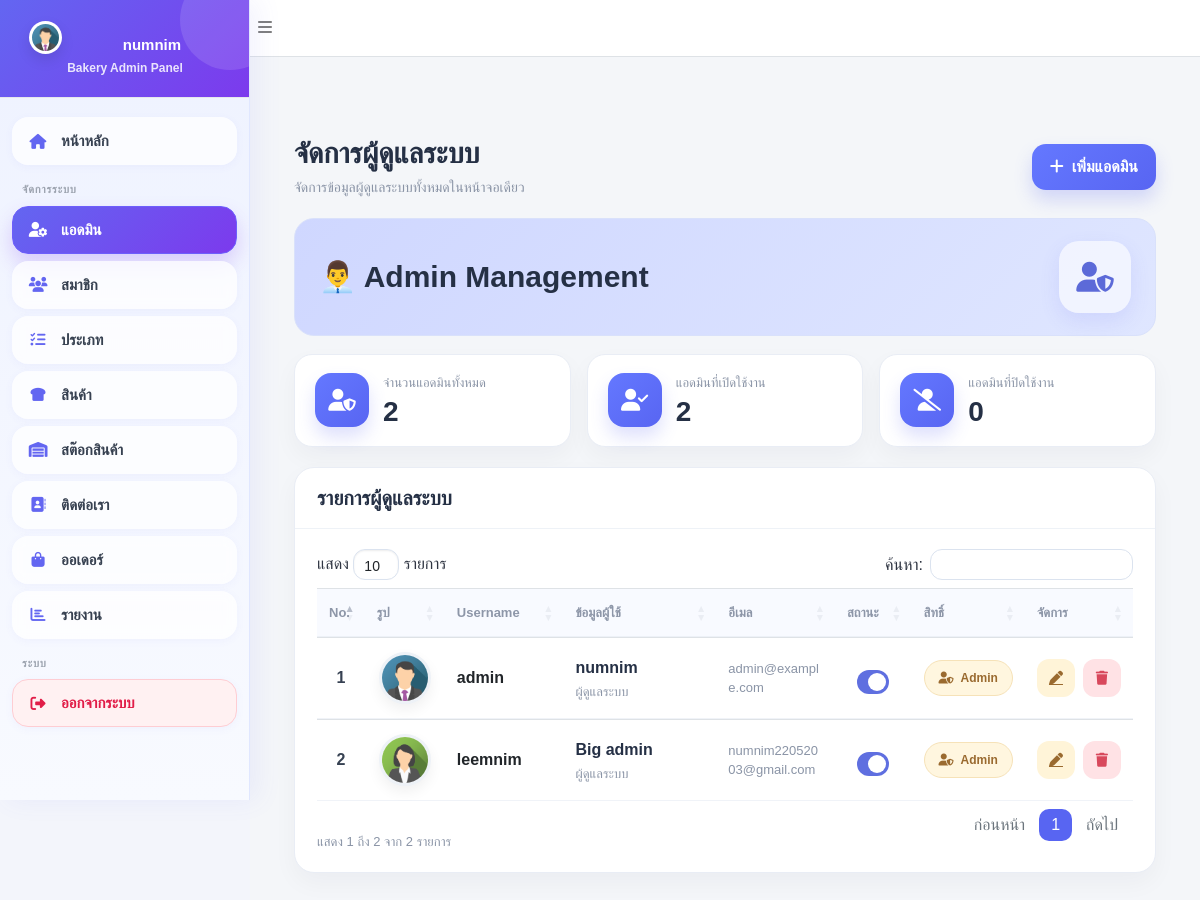
/admin/admin.php (signed in), run on the app's committed database.
### tables this page shows
CREATE TABLE `tbl_member` (
  `m_id` int(11) NOT NULL,
  `m_username` varchar(100) NOT NULL,
  `m_password` varchar(255) NOT NULL,
  `m_name` varchar(150) DEFAULT NULL,
  `m_email` varchar(150) DEFAULT NULL,
  `m_tel` varchar(50) DEFAULT NULL,
  `m_address` text,
  `m_level` varchar(20) DEFAULT 'member',
  `m_img` varchar(255) DEFAULT NULL,
  `m_status` tinyint(1) DEFAULT '1'
);

### admin/admin_list.php (the view, shortened to what this page needs)
<?php
include '../condb.php';
$stmtMem = $conn->prepare("
    SELECT * FROM tbl_member
    WHERE m_level = 'admin'
    ORDER BY m_id ASC
");
$stmtMem->execute();
$resultMem = $stmtMem->fetchAll();
?>
<!DOCTYPE html>
<html lang="th">
<head>
    <link rel="stylesheet" href="https://cdn.jsdelivr.net/npm/bootstrap@5.3.0/dist/css/bootstrap.min.css">
    <link rel="stylesheet" href="https://cdn.datatables.net/1.13.4/css/dataTables.bootstrap5.min.css">
    <link rel="stylesheet" href="https://cdnjs.cloudflare.com/ajax/libs/font-awesome/6.4.0/css/all.min.css">
</head>
<body>
    <div class="container-fluid page-wrap">
        <div class="page-head">
            <div>
                <h1 class="page-title">จัดการผู้ดูแลระบบ</h1>
                <div class="page-subtitle">จัดการข้อมูลผู้ดูแลระบบทั้งหมดในหน้าจอเดียว</div>
            </div>
            <div class="page-action">
                <a href="admin.php?act=add" class="btn btn-add">
                    <i class="fas fa-plus me-2"></i>เพิ่มแอดมิน
                </a>
            </div>
        </div>
        <div class="hero-card">
            <div>
                <h2 class="hero-title">👨‍💼 Admin Management</h2>
            </div>
            <div class="hero-icon">
                <i class="fas fa-user-shield"></i>
            </div>
        </div>
        <div class="stats-row">
            <div class="stat-card">
                <div class="stat-icon"><i class="fas fa-user-shield"></i></div>
                <div>
                    <div class="stat-label">จำนวนแอดมินทั้งหมด</div>
                    <div class="stat-value"><?= number_format(count($resultMem)) ?></div>
                </div>
            </div>
            <div class="stat-card">
                <div class="stat-icon"><i class="fas fa-user-check"></i></div>
                <div>
                    <div class="stat-label">แอดมินที่เปิดใช้งาน</div>
                    <div class="stat-value">
                        <?= number_format(count(array_filter($resultMem, function ($item) {
              return (int)$item['m_status'] === 1;
            }))) ?>
                    </div>
                </div>
            </div>
            <div class="stat-card">
                <div class="stat-icon"><i class="fas fa-user-slash"></i></div>
                <div>
                    <div class="stat-label">แอดมินที่ปิดใช้งาน</div>
                    <div class="stat-value">
                        <?= number_format(count(array_filter($resultMem, function ($item) {
              return (int)$item['m_status'] !== 1;
            }))) ?>
                    </div>
                </div>
            </div>
        </div>
        <div class="main-card">
            <div class="card-head">
                <div>
                    <h3 class="card-title">รายการผู้ดูแลระบบ</h3>
                </div>
            </div>
            <div class="card-body-custom">
                <div class="table-responsive">
                    <table id="example1" class="table align-middle table-modern w-100">
                        <thead>
                            <tr>
                                <th style="width: 6%;">No.</th>
                                <th style="width: 10%;">รูป</th>
                                <th style="width: 16%;">Username</th>
                                <th style="width: 22%;">ข้อมูลผู้ใช้</th>
                                <th style="width: 18%;">อีเมล</th>
                                <th style="width: 10%;">สถานะ</th>
                                <th style="width: 10%;">สิทธิ์</th>
                                <th style="width: 12%;">จัดการ</th>
                            </tr>
                        </thead>
                        <tbody>
                            <?php $runNumber = 1; ?>
                            <?php foreach ($resultMem as $row_member): ?>
                            <tr>
                                <td class="text-center fw-bold"><?= $runNumber++; ?></td>
                                <td class="text-center">
                                    <img src="m_img/<?php echo htmlspecialchars($row_member['m_img']); ?>"
                                        class="profile-img" alt="admin">
                                </td>
                                <td>
                                    <div class="fw-bold text-dark">
                                        <?= htmlspecialchars($row_member['m_username']); ?>
                                    </div>
                                </td>
                                <td>
                                    <div class="table-user">
                                        <div class="table-user-meta">
                                            <div class="table-user-name"><?= htmlspecialchars($row_member['m_name']); ?>
                                            </div>
                                            <div class="table-user-email">ผู้ดูแลระบบ</div>
                                        </div>
                                    </div>
                                </td>
                                <td>
                                    <div class="table-user-email">
                                        <?= htmlspecialchars($row_member['m_email']); ?>
                                    </div>
                                </td>
                                <td class="text-center">
                                    <div class="form-check form-switch">
                                        <input class="form-check-input" type="checkbox"
                                            onchange="toggle_check(<?= (int)$row_member['m_id'] ?>)"
                                            <?php echo ((int)$row_member['m_status'] == 1) ? 'checked' : ''; ?>>
                                    </div>
                                </td>
                                <td class="text-center">
                                    <span class="admin-badge">
                                        <i class="fas fa-user-shield"></i> Admin
                                    </span>
                                </td>
                                <td class="text-center">
                                    <div class="action-group">
                                        <a href="admin.php?act=edit&m_id=<?php echo (int)$row_member['m_id']; ?>"
                                            class="btn-action btn-edit" title="แก้ไข">
                                            <i class="fas fa-pen"></i>
                                        </a>
                                        <button class="btn-action btn-delete"
                                            onclick="confirmDelete('<?php echo (int)$row_member['m_id']; ?>')"
                                            title="ลบ">
                                            <i class="fas fa-trash"></i>
                                        </button>
                                    </div>
                                </td>
                            </tr>
                            <?php endforeach; ?>
                        </tbody>
                    </table>
                </div>
            </div>
        </div>
    </div>
</body>
</html>

### admin/menu.php (style rules this page uses)
body { margin: 0; font-family: 'Sarabun', sans-serif; }
.wrapper, .content, .container-fluid, .card, .hero-card, .filter-card, .table-card, .report-card, .main-card { position: relative; z-index: 1; }

### admin/admin_list.php (style rules this page uses)
body { background: #f3f5fb; font-family: 'Prompt', sans-serif; color: #2f3542; }
.page-wrap { padding: 24px; }
.page-head { display: flex; justify-content: space-between; align-items: center; gap: 14px; flex-wrap: wrap; margin-bottom: 20px; }
.page-title { margin: 0; font-size: 28px; font-weight: 800; color: #253045; }
.page-subtitle { margin-top: 6px; font-size: 14px; color: #8a94a6; }
.page-action .btn-add { border: none; border-radius: 14px; padding: 11px 18px; font-weight: 700; background: linear-gradient(135deg, #6478ff, #5865f2); color: #fff; box-shadow: 0 10px 18px rgba(88, 101, 242, 0.22); }
.hero-card { background: linear-gradient(135deg, #cfd7ff 0%, #dfe6ff 100%); border-radius: 20px; border: 1px solid #d9e1fb; padding: 22px 24px; margin-bottom: 18px; display: flex; justify-content: space-between; align-items: center; gap: 18px; flex-wrap: wrap; }
.hero-title { margin: 0; font-size: 30px; font-weight: 800; color: #253045; }
.hero-icon { width: 72px; height: 72px; border-radius: 20px; background: rgba(255, 255, 255, 0.6); display: flex; align-items: center; justify-content: center; font-size: 30px; color: #5c6ad8; box-shadow: 0 8px 20px rgba(99, 102, 241, 0.12); }
.stats-row { display: grid; grid-template-columns: repeat(3, 1fr); gap: 16px; margin-bottom: 20px; }
.stat-card { background: #fff; border: 1px solid #e9edf5; border-radius: 18px; box-shadow: 0 10px 24px rgba(15, 23, 42, 0.04); padding: 18px 20px; display: flex; align-items: center; gap: 14px; }
.stat-icon { width: 54px; height: 54px; border-radius: 16px; background: linear-gradient(135deg, #6478ff, #5865f2); color: #fff; display: flex; align-items: center; justify-content: center; font-size: 22px; flex-shrink: 0; box-shadow: 0 10px 18px rgba(88, 101, 242, 0.20); }
.stat-label { color: #8b95a7; font-size: 13px; margin-bottom: 5px; }
.stat-value { font-size: 28px; font-weight: 800; color: #253045; line-height: 1.1; }
.main-card { background: #fff; border: 1px solid #e9edf5; border-radius: 20px; box-shadow: 0 10px 24px rgba(15, 23, 42, 0.04); overflow: hidden; }
.card-head { padding: 18px 22px; border-bottom: 1px solid #eef2f7; display: flex; justify-content: space-between; align-items: center; gap: 12px; flex-wrap: wrap; }
.card-title { margin: 0; font-size: 20px; font-weight: 800; color: #253045; }
.card-body-custom { padding: 20px 22px; }
table.dataTable { margin-top: 0 !important; }
.table-modern thead th, table.dataTable thead th { background: #f8faff !important; color: #8d96a8 !important; font-size: 13px; font-weight: 700; border-bottom: 1px solid #edf1f7 !important; padding: 14px 12px !important; }
.table-modern tbody td, table.dataTable tbody td { padding: 14px 12px !important; vertical-align: middle; border-bottom: 1px solid #f0f3f8; color: #364152; background: #fff; }
.table>:not(caption)>*>* { box-shadow: none !important; }
.profile-img { width: 52px; height: 52px; border-radius: 50%; object-fit: cover; border: 3px solid #eef2f7; background: #fff; box-shadow: 0 6px 14px rgba(0, 0, 0, 0.06); }
.admin-badge { display: inline-flex; align-items: center; gap: 7px; background: #fff6df; color: #9a6a2f; padding: 8px 14px; border-radius: 999px; font-size: 12px; font-weight: 700; border: 1px solid #f6e2b8; }
.action-group { display: flex; justify-content: center; gap: 8px; }
.btn-action { width: 38px; height: 38px; border: none; border-radius: 12px; display: inline-flex; align-items: center; justify-content: center; font-size: 14px; transition: 0.2s ease; }
.btn-edit { background: #fff4d8; color: #9a6a2f; }
.btn-delete { background: #ffe2e5; color: #d8485c; }
.form-check.form-switch { display: flex; justify-content: center; margin: 0; }
.form-check-input { width: 3rem; height: 1.5rem; cursor: pointer; border: none; background-color: #d8deea; box-shadow: none !important; }
.form-check-input:checked { background-color: #5f6fe0; }
.table-user { display: flex; align-items: center; gap: 12px; }
.table-user-meta { min-width: 0; }
.table-user-name { font-weight: 700; color: #253045; margin-bottom: 2px; }
.table-user-email { font-size: 13px; color: #8a94a6; word-break: break-word; }

### data on the page
tbl_member: m_img (picture), m_username "admin", m_name "numnim", m_email "admin@example.com", m_status "☑"
tbl_member: m_img (picture), m_username "leemnim", m_name "Big admin", m_email "numnim22052003@gmail.com", m_status "☑"

### other printed values
$_SESSION['m_name'] "numnim"
count($resultMem) "2"
